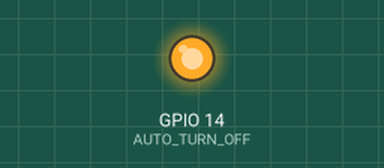
This program was run on a simulated ESP32-S3. Parts: output pins drawn as LEDs (lit = HIGH). WiFi joins after 1.5 s; servers stay silent unless stated; what the program prints to the serial monitor is not drawn.

Above: at 0.1 s.
At 2.6 s:
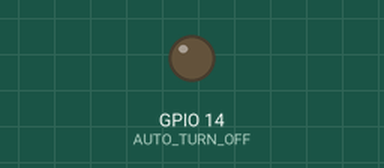
Timing chart, 0 to 4.1 s (numbered marks = the images above):
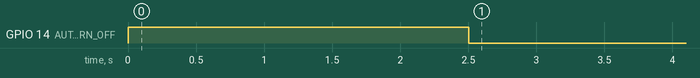

Measured:
- by itself, GPIO 14 (AUTO_TURN_OFF): HIGH → LOW at 2.5 s

The program:

main.cpp
```cpp
#include <Arduino.h>
#include <WiFi.h>

#define AUTO_TURN_OFF 14

const char* ssid = "";
const char* password = "";

void setup(){
    Serial.begin(115200);
    Serial.println("STARTUP");
    // Power lacth setup
    pinMode(AUTO_TURN_OFF, OUTPUT);
    digitalWrite(AUTO_TURN_OFF, HIGH);

    WiFi.mode(WIFI_STA);
    WiFi.begin(ssid, password);
    Serial.println("\nConnecting");

    while(WiFi.status() != WL_CONNECTED){
        Serial.print(".");
        delay(500);
    }

    Serial.println("\nConnected to the WiFi network");
    Serial.print("Local ESP32 IP: ");
    Serial.println(WiFi.localIP());

    Serial.print("RSSI: ");
    Serial.println(WiFi.RSSI());
}

void loop(){
  delay(1000);
  digitalWrite(AUTO_TURN_OFF, LOW);
}
```
